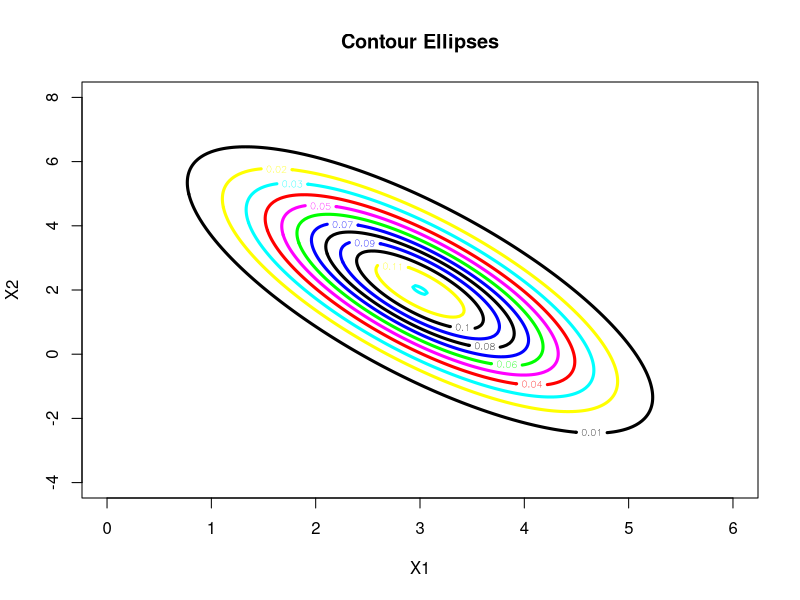
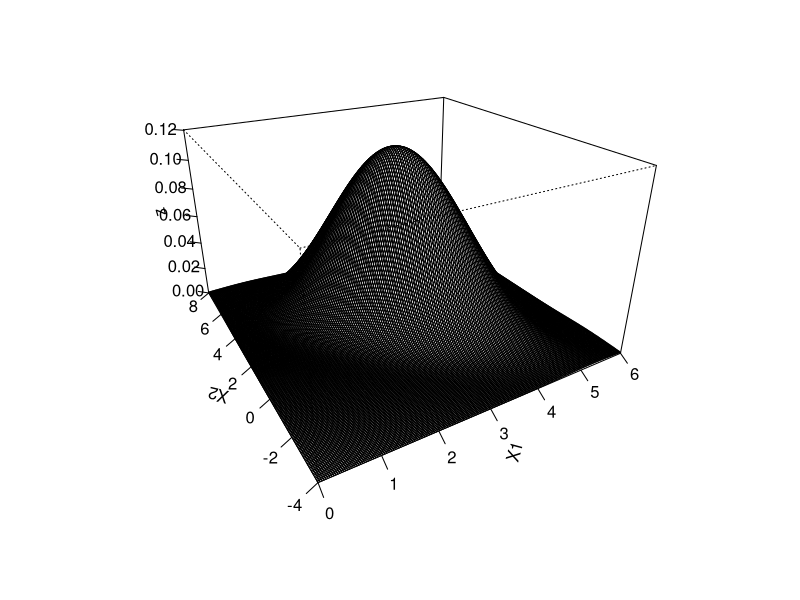

Here is the R script that generated these plots, in order:
# clear all variables
rm(list = ls(all = TRUE))
graphics.off()

# 4.1
# install and load packages
libraries = c("MASS", "mnormt")
lapply(libraries, function(x) if (!(x %in% installed.packages())) {
  install.packages(x)
})
lapply(libraries, library, quietly = TRUE, character.only = TRUE)
# parameter settings
n1   = 200  # number of draws
mu1  = c(3, 2)  # mean vector
sig1 = matrix(c(1, -1.5, -1.5, 4), ncol = 2)  # covariance matrix
# bivariate normal sample
set.seed(1024)
x = mvrnorm(n1, mu1, sig1, 2)
# bivariate normal density
xgrid = seq(from = (mu1[1] - 3 * sqrt(sig1[1, 1])), to = (mu1[1] + 3 * sqrt(sig1[1, 1])), 
            length.out = 200)
ygrid = seq(from = (mu1[2] - 3 * sqrt(sig1[2, 2])), to = (mu1[2] + 3 * sqrt(sig1[2, 2])), 
            length.out = 200)
z     = outer(xgrid, ygrid, FUN = function(xgrid, ygrid) {
  dmnorm(cbind(xgrid, ygrid), mean = mu1, varcov = sig1)
})
# contour ellipses
contour(xgrid, ygrid, z, xlim = range(xgrid), ylim = range(ygrid), nlevels = 10, col = c("blue", 
                                                                                         "black", "yellow", "cyan", "red", "magenta", "green", "blue", "black"), lwd = 3, 
        cex.axis = 1, xlab = "X1", ylab = "X2")
title("Contour Ellipses")
# surface plot
persp(xgrid, ygrid, z, theta=-30, phi=25, expand=0.6, ticktype='detailed', xlab="X1", ylab = "X2" )

# 5.1
# parameter settings
n2   = 200  # number of draws
mu2  = c(2, 2)  # mean vector
sig2 = matrix(c(1, 0, 0, 1), ncol = 2)  # covariance matrix
A <- t(matrix(c(1, 1)))
B <- t(matrix(c(1, -1)))
# bivariate normal sample
set.seed(1024)
x2 = mvrnorm(n2, mu2, sig2, 2)
# 先證AX,BX常態，再做共變異數=0
m1 <- A%*%mu2
m2 <- B%*%mu2
s11 <- A%*%sig2%*%t(A) 
s12 <- A%*%sig2%*%t(B) 
s21 <- B%*%sig2%*%t(A) 
s22 <- B%*%sig2%*%t(B) 
S <- matrix(c(s11, s21, s12, s22), ncol = 2)